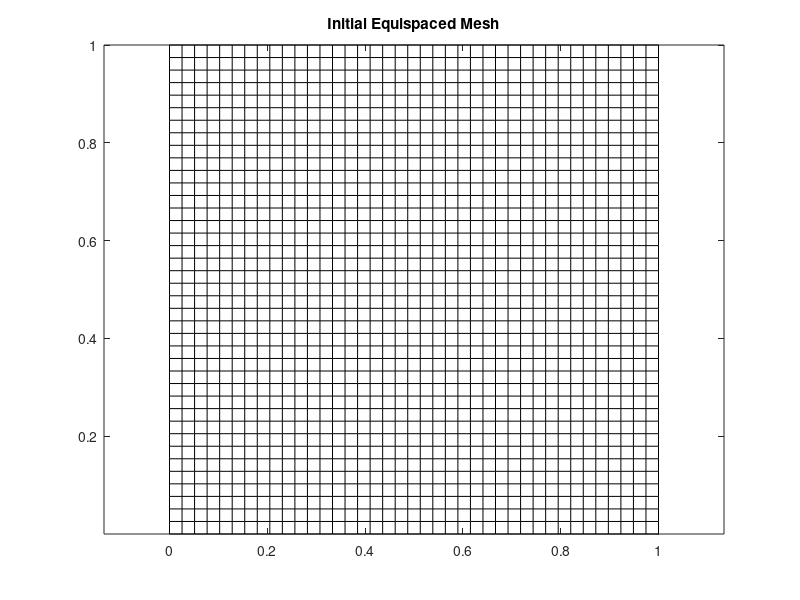

Here is the MATLAB script that generated this plot: (Note: this script raises an error after producing the figure.)
clear
max_iter = 100;
tolerance = 1e-6;
% Grid size
Nx1 = 40;  % Number of grid points in x1-direction
Nx2 = 40;  % Number of grid points in x2-direction

% Equispaced computational grid
s1 = linspace(0, 1, Nx1); % Computational coordinates in s1
s2 = linspace(0, 1, Nx2); % Computational coordinates in s2
[s1, s2] = meshgrid(s1, s2);

% Initial physical coordinates (equispaced)
x1 = s1;  % Map computational x1-coordinates directly
x2 = s2;  % Map computational x2-coordinates directly

% Plot initial grid
figure; plot(x1, x2, 'k'); hold on; plot(x1', x2', 'k');
title('Initial Equispaced Mesh');
axis equal; hold off

% Define the metric tensor M based on the given equation
[M11, M22] = M(x1, x2);

min_cost = Inf;
% Placeholder for iterative solver
for iter = 1:max_iter
    % Compute coefficients and source terms
    [A1, A2, b1, b2] = AssembleLinearSystem(x1, x2, s1, s2);

    % Solve sparse linear system
    x1_star = A1 \ b1;
    x2_star = A2 \ b2;

    % Update x and y with under-relaxation
    epsilon = 0.001; % Under-relaxation factor
    dx1 = reshape(x1_star, Nx1, Nx2) - x1;
    dx2 = reshape(x2_star, Nx1, Nx2) - x2;

    % Check convergence
    if cost(x1, x2, s1, s2) > min_cost
        break
    end
    min_cost = cost(x1, x2, s1, s2);
    x1 = x1 + epsilon * dx1;
    x2 = x2 + epsilon * dx2;

    plot(x1, x2, 'k'); hold on; plot(x1', x2', 'k');
    axis equal; hold off;
    pause(0.2);
end


%%
function [A1, A2, b1, b2] = AssembleLinearSystem(x1, x2, s1, s2)
    [Nx1, Nx2] = size(x1);
    N = Nx1*Nx2;
    sigma1 = 1 / Nx1;
    sigma2 = 1 / Nx2;
    [M11, M22] = M(x1, x2);
    %[dM11dx1, dM22dx2] = DCentral(M11, M22, x1, x2);
    [dM11dx1, dM22dx2] = dMdx(x1, x2);
    [dx1ds1, dx2ds2] = DCentral(x1, x2, s1, s2);
    e = ones(N, 1);

    % x direction: Define the 1D Laplacian operator matrix
    L1D = spdiags([e -2*e e], [-Nx2,0,Nx2], N, N); % 1D Laplacian in x
    A1 = -2*L1D.*M11(:)/sigma1;

    % Modify rows corresponding to boundary points for Dirichlet conditions
    % Find boundary indices
    boundary = [1:Nx1, N-Nx1+1:N]; % Vertical boundary indices
    boundary = unique(boundary);   % Remove duplicates
    % Modify boundary rows
    for idx = boundary
        A1(idx, :) = 0;           % Zero out the row
        A1(idx, idx) = 1;         % Set diagonal entry to 1
    end

    b1 = dM11dx1.*(dx1ds1.^2);
    % Apply x1=0 and x1=1 to the left and right boundary
    b1(:,1) = 0;
    b1(:,end) = 1;
    b1 = b1(:);



    % y direction
    L2D = spdiags([e -2*e e], -1:1, N, N); % 1D Laplacian in y
    A2 = -2*L2D.*M22(:)/sigma2;

    boundary = [1:Nx2:N, Nx1:Nx2:N]; % Horizontal boundary indices
    boundary = unique(boundary);

    % Modify boundary rows
    for idx = boundary
        A2(idx, :) = 0;           % Zero out the row
        A2(idx, idx) = 1;         % Set diagonal entry to 1
    end

    b2 = dM22dx2.*(dx2ds2.^2);
    % Apply x2=0 and x2=1 to the top and bottom boundary
    b2(1,:) = 0;
    b2(end,:) = 1;
    b2 = b2(:);
end

function [M11, M22] = M(x1, x2)
    M11 = 40000 * (1 + 15 * x1).^(-2);
    M22 = 40000 * (1 + 15 * x2).^(-2);
end

function [dM11dx1, dM22dx2] = dMdx(x1, x2)
    dM11dx1 = -1200000 * (1 + 15 * x1).^(-3);
    dM22dx2 = -1200000 * (1 + 15 * x2).^(-3);
end

function L = cost(x1, x2, s1, s2)
    [Nx1, Nx2] = size(x1);
    sigma1 = 1 / Nx1;
    sigma2 = 1 / Nx2;
    [M11, M22] = M(x1, x2);
    [dx1ds1, dx2ds2] = DCentral(x1, x2, s1, s2);
    L1 = sigma1^2 * M11 .* dx1ds1.^2;
    L2 = sigma2^2 * M22 .* dx2ds2.^2;
    L = norm(L1(:)+L2(:), 2) / (Nx1*Nx2);
end

% Current works for dxds and dMdx
function [dx1ds1, dx2ds2] = DCentral(x1, x2, s1, s2)
    dx2ds2 = zeros(size(x2));
    dx2ds2(2:end-1,:) = (x2(3:end,:)-x2(1:end-2,:)) ./ (s2(3:end,:)-s2(1:end-2,:));
    dx2ds2(1,:) = (x2(2,:)-x2(1,:)) ./ (s2(2,:)-s2(1,:));
    dx2ds2(end,:) = (x2(end,:)-x2(end-1,:)) ./ (s2(end,:)-s2(end-1,:));

    dx1ds1 = zeros(size(x1));
    dx1ds1(:,2:end-1) = (x1(:,3:end)-x1(:,1:end-2)) ./ (s1(:,3:end)-s1(:,1:end-2));
    dx1ds1(:,1) = (x1(:,2)-x1(:,1)) ./ (s1(:,2)-s1(:,1));
    dx1ds1(:,end) = (x1(:,end)-x1(:,end-1)) ./ (s1(:,end)-s1(:,end-1));
end

